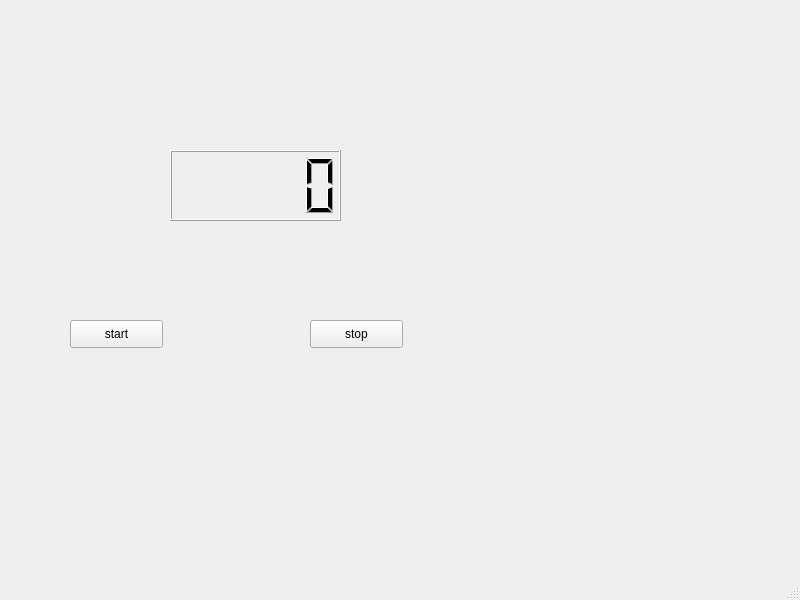
<?xml version="1.0" encoding="UTF-8"?>
<ui version="4.0">
 <class>MainWindow</class>
 <widget class="QMainWindow" name="MainWindow">
  <property name="geometry">
   <rect>
    <x>0</x>
    <y>0</y>
    <width>800</width>
    <height>600</height>
   </rect>
  </property>
  <property name="windowTitle">
   <string>MainWindow</string>
  </property>
  <widget class="QWidget" name="centralwidget">
   <widget class="QLCDNumber" name="lcdNumber">
    <property name="geometry">
     <rect>
      <x>170</x>
      <y>150</y>
      <width>171</width>
      <height>71</height>
     </rect>
    </property>
   </widget>
   <widget class="QPushButton" name="start">
    <property name="geometry">
     <rect>
      <x>70</x>
      <y>320</y>
      <width>93</width>
      <height>28</height>
     </rect>
    </property>
    <property name="text">
     <string>start</string>
    </property>
   </widget>
   <widget class="QPushButton" name="stop">
    <property name="geometry">
     <rect>
      <x>310</x>
      <y>320</y>
      <width>93</width>
      <height>28</height>
     </rect>
    </property>
    <property name="text">
     <string>stop</string>
    </property>
   </widget>
  </widget>
  <widget class="QMenuBar" name="menubar">
   <property name="geometry">
    <rect>
     <x>0</x>
     <y>0</y>
     <width>800</width>
     <height>26</height>
    </rect>
   </property>
  </widget>
  <widget class="QStatusBar" name="statusbar"/>
 </widget>
 <resources/>
 <connections/>
</ui>
